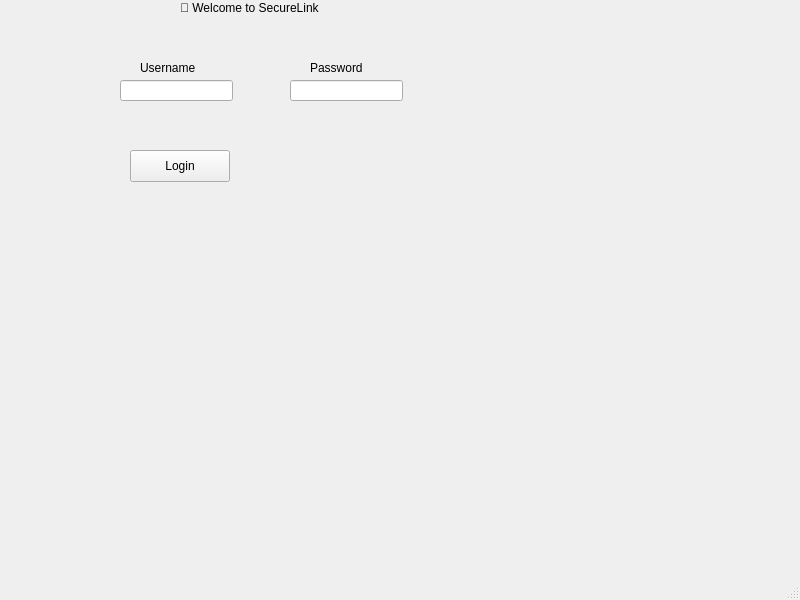
<?xml version="1.0" encoding="UTF-8"?>
<ui version="4.0">
 <class>SecureLinkWindow</class>
 <widget class="QMainWindow" name="SecureLinkWindow">
  <property name="geometry">
   <rect>
    <x>0</x>
    <y>0</y>
    <width>800</width>
    <height>600</height>
   </rect>
  </property>
  <property name="windowTitle">
   <string>SecureLinkWindow</string>
  </property>
  <widget class="QWidget" name="centralwidget">
   <widget class="QLabel" name="label">
    <property name="geometry">
     <rect>
      <x>180</x>
      <y>0</y>
      <width>281</width>
      <height>16</height>
     </rect>
    </property>
    <property name="text">
     <string>🔐 Welcome to SecureLink</string>
    </property>
   </widget>
   <widget class="QLabel" name="label_2">
    <property name="geometry">
     <rect>
      <x>140</x>
      <y>60</y>
      <width>121</width>
      <height>16</height>
     </rect>
    </property>
    <property name="text">
     <string>Username</string>
    </property>
   </widget>
   <widget class="QLineEdit" name="usernameInput">
    <property name="geometry">
     <rect>
      <x>120</x>
      <y>80</y>
      <width>113</width>
      <height>21</height>
     </rect>
    </property>
   </widget>
   <widget class="QLabel" name="label_3">
    <property name="geometry">
     <rect>
      <x>310</x>
      <y>60</y>
      <width>58</width>
      <height>16</height>
     </rect>
    </property>
    <property name="text">
     <string>Password</string>
    </property>
   </widget>
   <widget class="QLineEdit" name="passwordInput">
    <property name="geometry">
     <rect>
      <x>290</x>
      <y>80</y>
      <width>113</width>
      <height>21</height>
     </rect>
    </property>
    <property name="echoMode">
     <enum>QLineEdit::EchoMode::Password</enum>
    </property>
   </widget>
   <widget class="QPushButton" name="loginButton">
    <property name="geometry">
     <rect>
      <x>130</x>
      <y>150</y>
      <width>100</width>
      <height>32</height>
     </rect>
    </property>
    <property name="text">
     <string>Login</string>
    </property>
   </widget>
   <widget class="QLabel" name="statusLabel">
    <property name="geometry">
     <rect>
      <x>320</x>
      <y>160</y>
      <width>58</width>
      <height>16</height>
     </rect>
    </property>
    <property name="text">
     <string/>
    </property>
   </widget>
  </widget>
  <widget class="QMenuBar" name="menubar">
   <property name="geometry">
    <rect>
     <x>0</x>
     <y>0</y>
     <width>800</width>
     <height>36</height>
    </rect>
   </property>
  </widget>
  <widget class="QStatusBar" name="statusbar"/>
 </widget>
 <resources/>
 <connections/>
</ui>
